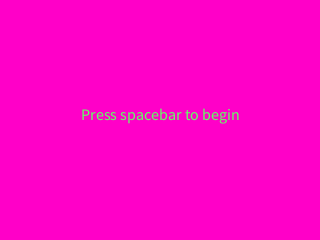
Frame 1 (no input)
Frame 60 (the mouse pressed at the canvas centre just before this capture): identical to frame 1, image omitted
Frame 120 (the mouse held since frame 60 and released just before this capture): identical to frame 1, image omitted

The Processing sketch that drew this single still picture (run headless with seeded random() and noise(); from frame 60 on, the mouse is pressed at the canvas centre):

// Processing sketch: processing_154256
// ── processing_154256.pde

//0 means attract loop, 1 means game, 2 means game over
int state = 0;

void setup() {  //setup function called initially, only once
  size(320, 240);
  background(255,0,200);  //set background white
}

void draw() {  //draw function loops 
    if(state == 0){
        //attract loop
        background(255,0,200);
        textSize(16);
        fill(100,255,100);
        textAlign(CENTER);
        text("Press spacebar to begin",width/2,height/2);
        //"Press spacebar to begin"
    } else if(state == 1){
    //main game
    background(255,0,200);
    } else {
    //game over
    }
}

void keyPressed() {
    if(state == 0){
    //If we are in the attract loop
      if(key == ' '){
      //if they pressed spacebar, change to state 1 (the main game)
        state = 1;
      }
    } else if (state == 1) {
    } else {
    }
}
